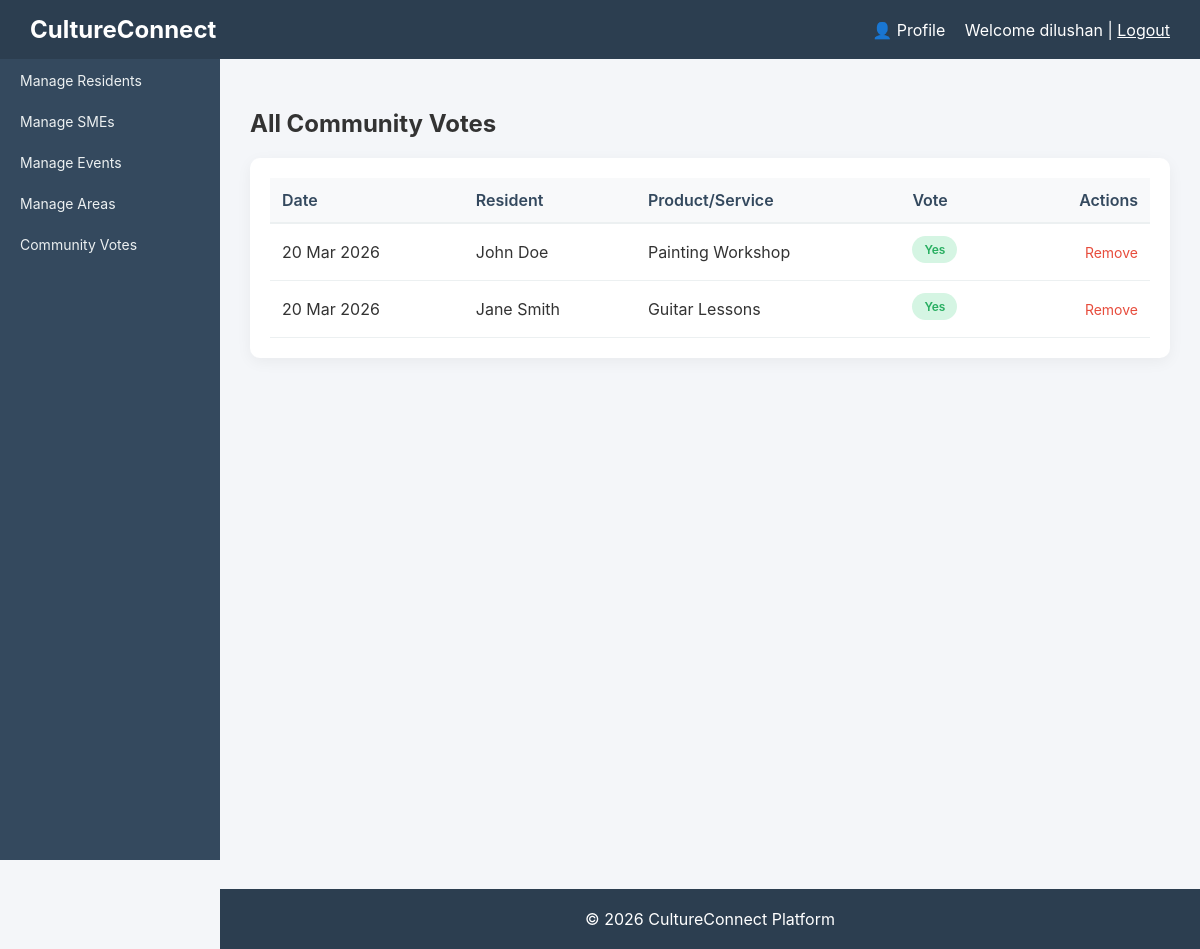
Page /votes (signed in) on the earlier database version.
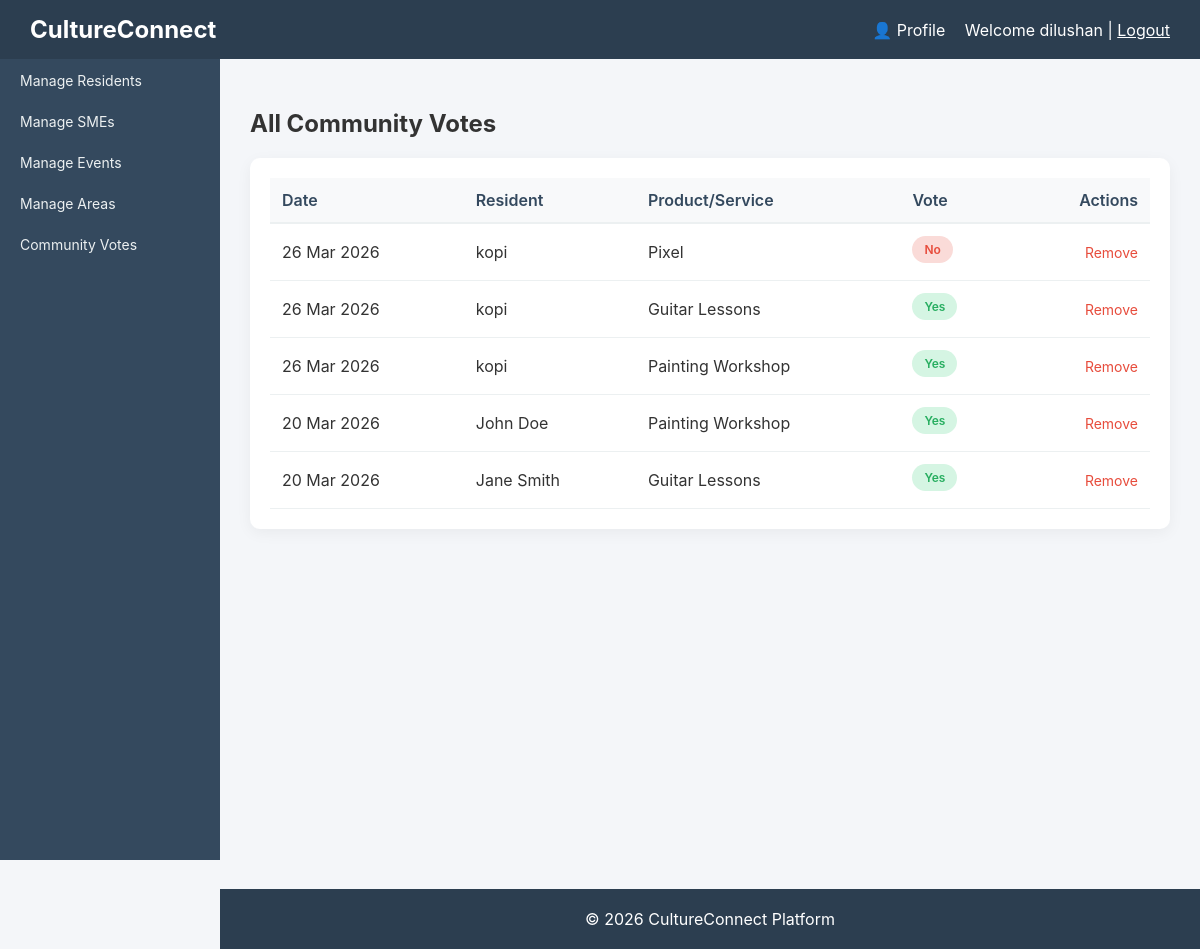
Same page on the later database version.
### tables this page shows
CREATE TABLE `votes` (
  `id` int(11) NOT NULL,
  `user_id` int(11) DEFAULT NULL,
  `product_id` int(11) DEFAULT NULL,
  `vote` enum('Yes','No') DEFAULT NULL,
  `created_at` timestamp NOT NULL DEFAULT current_timestamp()
);

CREATE TABLE `users` (
  `id` int(11) NOT NULL,
  `name` varchar(100) DEFAULT NULL,
  `email` varchar(100) DEFAULT NULL,
  `password` varchar(255) DEFAULT NULL,
  `age_group` varchar(50) DEFAULT NULL,
  `gender` varchar(20) DEFAULT NULL,
  `area_id` int(11) DEFAULT NULL,
  `sme_id` int(11) DEFAULT NULL,
  `created_at` timestamp NOT NULL DEFAULT current_timestamp(),
  `role` enum('admin','user','sme') DEFAULT 'user'
);

CREATE TABLE `products` (
  `id` int(11) NOT NULL,
  `sme_id` int(11) DEFAULT NULL,
  `name` varchar(150) DEFAULT NULL,
  `description` text DEFAULT NULL,
  `category` varchar(100) DEFAULT NULL,
  `price_category` enum('Affordable','Moderate','Premium') DEFAULT NULL,
  `price` decimal(10,2) DEFAULT NULL,
  `availability` tinyint(1) DEFAULT 1,
  `created_at` timestamp NOT NULL DEFAULT current_timestamp()
);

### index.php (called while the page is built)
<?php
    require_once 'router.php';
?>

### models/Vote.php (called while the page is built, shortened)
<?php
require_once $_SERVER['DOCUMENT_ROOT'] . '/cultureconnect/config/database.php';
class Vote {
    private $conn;
    private $table_name = "votes";
    public function __construct() {
        $database = new Database();
        $this->conn = $database->getConnection();
    }
    public function readAll() {
        $query = "SELECT v.*, u.name as user_name, p.name as product_name
                  FROM " . $this->table_name . " v
                  JOIN users u ON v.user_id = u.id
                  JOIN products p ON v.product_id = p.id
                  ORDER BY v.created_at DESC";
        $stmt = $this->conn->prepare($query);
        $stmt->execute();
        return $stmt;
    }
}
?>

### config/database.php (called while the page is built, shortened)
<?php
class Database {
    private $host = "localhost";
    private $db_name = "cultureconnect";
    private $username = "root";
    private $password = "";
    public function getConnection() {
        $this->conn = null;
        try {
            $this->conn = new PDO(
                "mysql:host=" . $this->host . ";dbname=" . $this->db_name,
                $this->username,
                $this->password
            );
            $this->conn->setAttribute(PDO::ATTR_ERRMODE, PDO::ERRMODE_EXCEPTION);
        } catch(PDOException $exception) {
            echo "Connection error: " . $exception->getMessage();
        }
        return $this->conn;
    }
}

### views/votes/list_vote.php (the view)
<?php include($_SERVER['DOCUMENT_ROOT'] . '/cultureconnect/views/layouts/header.php'); ?>
<div class="content">
    <h2>All Community Votes</h2>
    <div class="activity">
        <table>
            <thead>
                <tr>
                    <th>Date</th>
                    <th>Resident</th>
                    <th>Product/Service</th>
                    <th>Vote</th>
                    <?php if($_SESSION['role'] === 'admin'): ?>
                        <th class="text-right">Actions</th>
                    <?php endif; ?>
            </tr>
        </thead>
        <tbody>
            <?php while ($row = $stmt->fetch(PDO::FETCH_ASSOC)): ?>
                <tr>
                    <td><?php echo date('d M Y', strtotime($row['created_at'])); ?></td>
                    <td><?php echo $row['user_name']; ?></td>
                    <td><?php echo $row['product_name']; ?></td>
                    <td>
                        <span class="badge <?php echo $row['vote'] === 'Yes' ? 'badge-success' : 'badge-danger'; ?> text-bold">
                            <?php echo $row['vote']; ?>
                        </span>
                    </td>
                    <?php if($_SESSION['role'] === 'admin'): ?>
                        <td class="text-right">
                            <a href="/cultureconnect/votes/delete?id=<?php echo $row['id']; ?>" class="btn-link-danger" onclick="return confirm('Are you sure you want to delete this vote?')">Remove</a>
                        </td>
                    <?php endif; ?>
                    </tr>
                <?php endwhile; ?>
            </tbody>
        </table>
    </div>
</div>
<?php include($_SERVER['DOCUMENT_ROOT'] . '/cultureconnect/views/layouts/footer.php'); ?>

Differences in the rows shown:
added votes: created_at "26 Mar 2026", user.name "kopi", product.name "Pixel", vote "No"
added votes: created_at "26 Mar 2026", user.name "kopi", product.name "Guitar Lessons", vote "Yes"
added votes: created_at "26 Mar 2026", user.name "kopi", product.name "Painting Workshop", vote "Yes"
